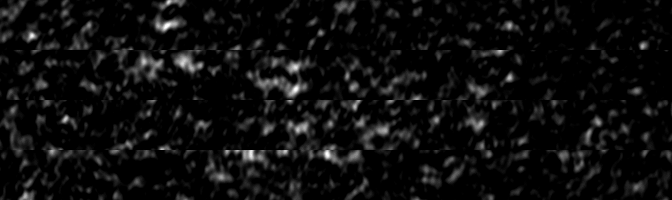
#> input picture sample.bmp, 672 x 200 px
$ jupyter execute --allow-errors Reader_2.ipynb
#> lines starting #> are read from the running program, lines starting #| are printed output that depends on the picture
### PythonTools/data_reader.py
import numpy as np
import matplotlib.pyplot as plt
import pandas as pd

def read_file(filename : str):
    # Attempt to use read_data first
    try:
        data = read_data (filename)
    except:
        print(f'Fallback to legacy method for reading data from {filename}')
        data = read_file_old (filename)
    return data

# Read the data from file
def read_data(file_path):
    results_path = f'{file_path}/train/a/results.csv'
    info_path    = f'{file_path}/train/a/mean_reward.txt'

    f = open(info_path, "r")

    # Skip to Model Parameters
    for _ in range (13):
        f.readline ()

    # Extract info
    Height = int (f.readline ().split (':')[1].strip ())
    Width  = int (f.readline ().split (':')[1].strip ())
    Dist   = f.readline ().split (':')[1].strip ()

    if Dist == 'normal':
        Std = float (f.readline ().split (':')[1].strip ())
    else:
        Std = 0.0

    # Skip Upscale Factor
    f.readline ()

    Quant = int (f.readline ().split (':')[1].strip ())

    # Skip to Training Parameters
    f.readline ()

    Lr = float (f.readline ().split (':')[1].strip ())
    f.readline ()  # Optimizer
    SamplesPerImage = int (f.readline ().split (':')[1].strip ())
    Epochs = int (f.readline ().split (':')[1].strip ())

    # Skip SUR and SUA
    for _ in range (2):
        f.readline ()

    # Close the file
    f.close ()

    info = {
        'Height': Height,
        'Width': Width,
        'dist': Dist,
        'std': Std,
        'quant': Quant,
        'lr': Lr,
        'SamplesPerImage': SamplesPerImage,
        'Epochs': Epochs,
        'Training_Data' : None,
        'Validation_Data' : None,
        'Test_Data' : None,
        'Training_Results' : None,
        'Validation_Results' : None,
        'Test_Results' : None
    }

    data = pd.read_csv(results_path)

    # Split data into Training, Validation, and Test.
    info['Training_Data'] = data[data['DataType'] == 'Training']
    info['Validation_Data'] = data[data['DataType'] == 'Validation']
    info['Test_Data'] = data[data['DataType'] == 'Test']

    # Read the csv files
    train_csv = f'{file_path}/train/epoch_{Epochs - 1}/training_inference_results.csv'
    val_csv   = f'{file_path}/train/epoch_{Epochs - 1}/validation_results.csv'
    test_csv  = f'{file_path}/train/test_results.csv'

    info['Training_Results'] = pd.read_csv(train_csv)
    info['Validation_Results'] = pd.read_csv(val_csv)
    info['Test_Results'] = pd.read_csv(test_csv)

    return info

def read_file_old (filename : str, mode : int= 0):
    # We know the the return is structured as
    # {epoch      : np.array,
    #  train_loss : np.array,
    #  val_loss   : np.array,
    #  train_acc  : np.array,
    #  val_acc    : np.array,
    #  test_loss  : np.array,
    #  test_acc   : np.array,
    #  test_conf  : np.array,
    #  dist       : str,
    #  lr         : float,
    #  std        : float,
    #  quant      : int,
    #  Height     : int,
    #  Width      : int,
    #  Epochs     : int,
    #  samples_per_image : int
    # }

    '''
     File structure:

    Dataset parameters:
        Data Padding Amount: <int>
        Sub Shader Threshold: <float>
        Training Dataset:
            Training Size: <int>
            Training Batch Size: <int>
        Validation Dataset:
            Validation Size: <int>
            Validation Batch Size: <int>
        Test Dataset:
            Test Size: <int>
            Test Batch Size: <int>
    Model Parameters:
        Model Height: <int>
        Model Width: <int>
        Model Distribution: <str>
            Standard Deviation: <float> (If normal)
        Upscale Factor: <int>
        Number of Levels: <int>
    Training Parameters:
        Learning Rate: <float>
        Optimizer: <str>
        Samples per Image: <int>
        Epochs: <int>
        Sample Update Rate: <int>
        Sample Update Amount: <int>
    ----------------------------------------
    <Dataset Type>
    Epoch <int>
    Time: <hr:min:sec>
    Epoch: <int>
    Compute Time (s): <int>
    Samples Total: <int>
    Samples Correct: <int>
    Accuracy: <float>
    Entropy: <float>
    Loss: <float>
    ----------------------------------------
    ...
    '''
    data = {}
    file_path = filename
    filename = filename + '/a/mean_reward.txt'

    with open (filename, 'r') as f:
        # Skip to Model Parameters
        for _ in range (13):
            f.readline ()

        # Extract info
        Height = int (f.readline ().split (':')[1].strip ())
        Width  = int (f.readline ().split (':')[1].strip ())
        Dist   = f.readline ().split (':')[1].strip ()

        if Dist == 'normal':
            Std = float (f.readline ().split (':')[1].strip ())
        else:
            Std = 0.0

        # Skip Upscale Factor
        f.readline ()

        Quant = int (f.readline ().split (':')[1].strip ())

        # Skip to Training Parameters
        f.readline ()

        Lr = float (f.readline ().split (':')[1].strip ())
        f.readline ()  # Optimizer
        SamplesPerImage = int (f.readline ().split (':')[1].strip ())
        Epochs = int (f.readline ().split (':')[1].strip ())

        # Skip SUR and SUA
        for _ in range (2):
            f.readline ()

        # Prepare data arrays
        data['Height'] = Height
        data['Width']  = Width
        data['dist']   = Dist
        data['std']    = Std
        data['quant']  = Quant
        data['lr']     = Lr
        data['epochs'] = Epochs
        data['samples_per_image'] = SamplesPerImage
        data['Training_Data'] = {
            'Epoch' : np.arange(Epochs),
            'CurrentTime' : np.zeros(Epochs),
            'ComputeTime' : np.zeros(Epochs),
            'SamplesTotal' : np.zeros(Epochs),
            'SamplesCorrect' : np.zeros(Epochs),
            'Entropy' : np.zeros(Epochs),
            'Accuracy' : np.zeros(Epochs),
            'Loss' : np.zeros(Epochs)
        }
        data['Validation_Data'] = {
            'Epoch' : np.arange(Epochs),
            'CurrentTime' : np.zeros(Epochs),
            'ComputeTime' : np.zeros(Epochs),
            'SamplesTotal' : np.zeros(Epochs),
            'SamplesCorrect' : np.zeros(Epochs),
            'Entropy' : np.zeros(Epochs),
            'Accuracy' : np.zeros(Epochs),
            'Loss' : np.zeros(Epochs)
        }
        data['Test_Data'] = {
            'Epoch' : np.array([Epochs]),
            'CurrentTime' : 0.0,
            'ComputeTime' : 0.0,
            'SamplesTotal' : 0,
            'SamplesCorrect' : 0,
            'Entropy' : np.zeros(1),
            'Accuracy' : np.zeros(1),
            'Loss' : np.zeros(1)
        }
        data['Training_Results'] = None
        data['Validation_Results'] = None
        data['Test_Results'] = None

        try:
            while True:
                # Skip separator
                f.readline ()

                # Read dataset type
                dataset_type = f.readline ().strip ()

                if dataset_type == 'Final Testing Results':
                    f.readline ()  # Skip Epoch
                    f.readline ()  # Skip Epoch (redundant)
                    f.readline ()  # Skip compute time
                    f.readline ()  # Skip samples total
                    f.readline ()  # Skip samples correct
                    test_acc = float (f.readline ().split (':')[1].strip ())
                    test_entropy = float (f.readline ().split (':')[1].strip ())
                    test_loss = float (f.readline ().split (':')[1].strip ())

                    data['Test_Data']['Accuracy'][0] = test_acc
                    data['Test_Data']['Entropy'][0] = test_entropy
                    data['Test_Data']['Loss'][0] = test_loss
                    break

                # Skip Epoch
                f.readline ()

                # Skip Time
                f.readline ()

                # Skip Epoch (redundant)
                epoch = int (f.readline ().split (':')[1].strip ())
                if epoch >= Epochs:
                    break

                # Skip compute time
                f.readline ()

                # Skip samples total and correct
                for _ in range (2):
                    f.readline ()

                acc = float (f.readline ().split (':')[1].strip ())
                entropy = float (f.readline ().split (':')[1].strip ())
                loss = float (f.readline ().split (':')[1].strip ())

                if dataset_type == 'Training Inference':
                    # For simplicity, we use same data for train and val
                    data['Training_Data']['Accuracy'][epoch] = acc
                    data['Training_Data']['Entropy'][epoch] = entropy
                    data['Training_Data']['Loss'][epoch] = loss
                elif dataset_type == 'Validation':
                    data['Validation_Data']['Accuracy'][epoch] = acc
                    data['Validation_Data']['Entropy'][epoch] = entropy
                    data['Validation_Data']['Loss'][epoch] = loss

                # Skip separator
                f.readline ()
        except:
            pass

    # Turn Training Data, Validation Data into pandas DataFrames
    data['Training_Data'] = pd.DataFrame(data['Training_Data'])
    data['Validation_Data'] = pd.DataFrame(data['Validation_Data'])
    data['Test_Data'] = pd.DataFrame(data['Test_Data'])

    # Read the csv files
    train_csv = f'{file_path}/epoch_{Epochs - 1}/training_inference_results.csv'
    val_csv   = f'{file_path}/epoch_{Epochs - 1}/validation_results.csv'
    test_csv  = f'{file_path}/test_results.csv'

    data['Training_Results'] = pd.read_csv(train_csv)
    data['Validation_Results'] = pd.read_csv(val_csv)
    data['Test_Results'] = pd.read_csv(test_csv)

    return data


### Reader_2.ipynb
[cell 1]
import numpy as np
import matplotlib.pyplot as plt
import pandas as pd
from PythonTools.data_reader import read_file

[cell 2]
files = [
    './2025_12_03/16/categorical/003',
    './2026_01_27/16/categorical/mnist/007_59_b_lr_0.1',
    './2026_01_27/16/normal/mnist/001',
    #'./2025_12_03/16/normal/400x640/upscale2/003',
    #'./2025_12_03/16/normal/400x640/upscale2/006',
    './2025_12_03/16/normal/400x640/upscale2/007',
    './2025_12_03/16/normal/400x640/upscale2/008',
    './2025_12_03/16/normal/400x640/upscale2/009',
    './2025_12_03/16/normal/400x640/upscale2/010',
    #'./2025_12_03/16/normal/400x640/upscale2/011',
    './2025_12_03/16/normal/400x640/upscale2/012',
]

runs = []
#> (the rest of this cell did not finish here and is left out)

[cell 3]
# Print final results for all runs
for i, run in enumerate(runs):
    final_train_loss = run['train_loss'][-1]
    final_val_loss = run['val_loss'][-1]
    final_train_acc = run['train_acc'][-1]
    final_val_acc = run['val_acc'][-1]
    final_test_acc = run['test_acc']
    print(f'Run {i+6}: Dist={run["dist"]}, Std={run["std"]}, Quant={run["quant"]}, Lr={run["lr"]}')
    print(f'  Final Training Loss: {final_train_loss:.4f}, Final Validation Loss: {final_val_loss:.4f}')
    print(f'  Final Training Accuracy: {final_train_acc:.4f}, Final Validation Accuracy: {final_val_acc:.4f}')
    print(f'  Final Test Accuracy: {final_test_acc:.4f}')

    # Print maximum accuracy and minimum loss achieved during training
    max_train_acc = np.max(run['train_acc'])
    max_val_acc = np.max(run['val_acc'])
    min_train_loss = np.min(run['train_loss'])
    min_val_loss = np.min(run['val_loss'])
    print(f'  Max Training Accuracy: {max_train_acc:.4f}, Max Validation Accuracy: {max_val_acc:.4f}')
    print(f'  Min Training Loss: {min_train_loss:.4f}, Min Validation Loss: {min_val_loss:.4f}')

    # Print out model parameters (lr/std)
    print(f'  Learning Rate: {run["lr"]}, Standard Deviation: {run["std"]}')

[cell 4]
# Plot confusion matrices
plt.figure(figsize=(10, 5))
plt.subplot(1, 2, 1)
#> (the rest of this cell did not finish here and is left out)

[cell 5]
# Extract the best loss and store as best_16
best_16 = None
best_loss = float('inf')
for run in runs:
    if run['quant'] == 16:
        min_loss = np.min(run['val_loss'])
        if min_loss < best_loss:
            best_loss = min_loss
            best_16 = run

runs_4 = []
#> (the rest of this cell did not finish here and is left out)

#> (a cell that did not finish here is left out)



# Plot the training loss and accuracy
plt.figure(figsize=(12, 5))
plt.subplot(1, 2, 1)
plt.plot(data['epoch'], data['train_loss'], label='Training Loss')
plt.plot(data['epoch'], data['val_loss'], label='Validation Loss')
plt.title('Training and Validation Loss')
plt.xlabel('Epoch')
plt.ylabel('Loss')
plt.legend()
plt.grid()

plt.subplot(1, 2, 2)
plt.plot(data['epoch'], data['train_acc'], label='Training Accuracy')
plt.plot(data['epoch'], data['val_acc'], label='Validation Accuracy')
plt.title('Training and Validation Accuracy')
plt.xlabel('Epoch')
plt.ylabel('Accuracy')
plt.legend()
plt.grid()
plt.tight_layout()
plt.show()

#> (a cell that did not finish here is left out)



# Plot the training loss and accuracy
plt.figure(figsize=(12, 5))
plt.subplot(1, 2, 1)
plt.plot(data['epoch'], data['train_loss'], label='Training Loss')
plt.plot(data['epoch'], data['val_loss'], label='Validation Loss')
plt.title('Training and Validation Loss')
plt.xlabel('Epoch')
plt.ylabel('Loss')
plt.legend()
plt.grid()

plt.subplot(1, 2, 2)
plt.plot(data['epoch'], data['train_acc'], label='Training Accuracy')
plt.plot(data['epoch'], data['val_acc'], label='Validation Accuracy')
plt.title('Training and Validation Accuracy')
plt.xlabel('Epoch')
plt.ylabel('Accuracy')
plt.legend()
plt.grid()
plt.tight_layout()
plt.show()

[cell 8]
import cv2
img = cv2.imread('sample.bmp', cv2.IMREAD_GRAYSCALE)
#> img is the input picture: shape (200, 672); min 0, max 254, mean 13.9

# Get histogram of image intensity values
hist = cv2.calcHist([img], [0], None, [256], [0, 256])
#> hist = 256 values, max 72964 at index 0, min 0 at index 12, mean 525
plt.plot(hist)
plt.title('Histogram of Image Intensity Values')
plt.xlabel('Intensity Value')
plt.ylabel('Frequency')
plt.grid()
plt.show()
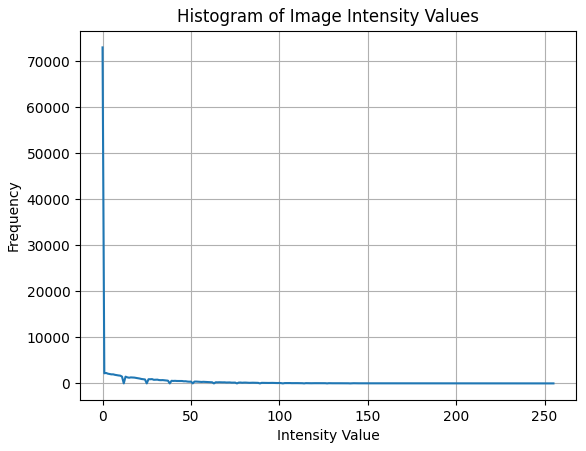
#> figure drawn by matplotlib, 1 panel; curve peaks at x = 0, y = 72964


$ run again, with Image__2025-08-28__18-10-03.bmp copied over sample.bmp
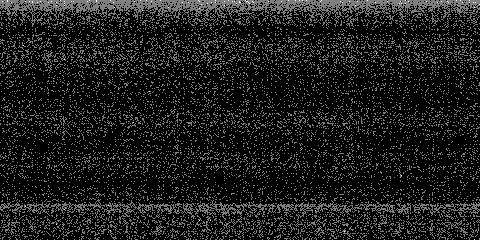
#> input picture Image__2025-08-28__18-10-03.bmp, 480 x 240 px
#> img is the input picture: shape (240, 480); min 0, max 2, mean 0.214
#> hist = 256 values, max 90708 at index 0, min 0 at index 3, mean 450
#> `plt.show()`:
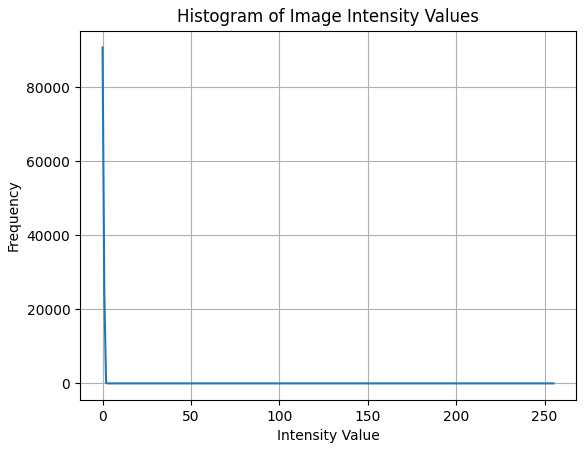
#> figure drawn by matplotlib, 1 panel; curve peaks at x = 0, y = 90708

$ run again, with Image__2025-08-28__18-15-01.bmp copied over sample.bmp
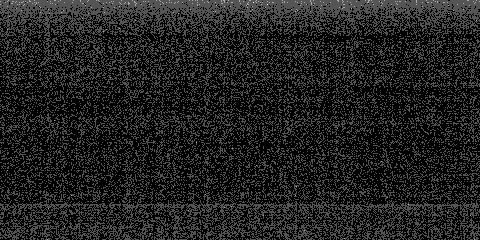
#> input picture Image__2025-08-28__18-15-01.bmp, 480 x 240 px
#> img is the input picture: shape (240, 480); min 0, max 3, mean 0.376
#> hist = 256 values, max 72213 at index 0, min 0 at index 4, mean 450
#> `plt.show()`:
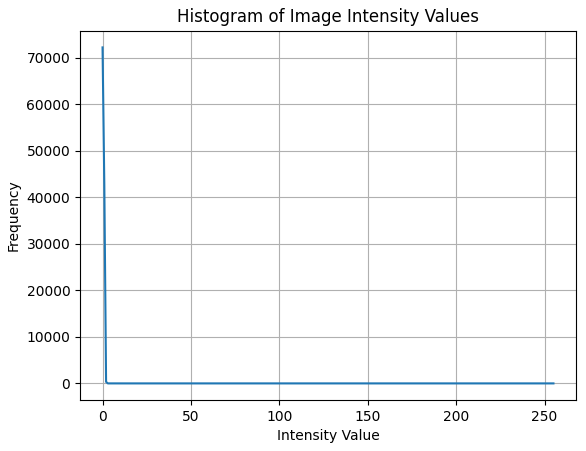
#> figure drawn by matplotlib, 1 panel; curve peaks at x = 0, y = 72213
